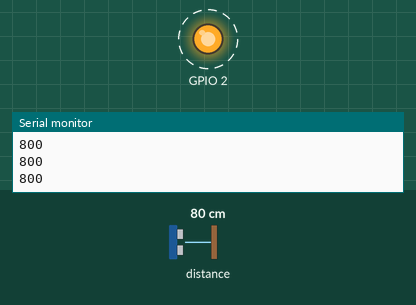
This sketch was run on a simulated ESP32. Parts: output pins drawn as LEDs (lit = HIGH), the last lines printed to the serial monitor. Dashed ring = blinking. The inputs (shaded band) are chosen by the test bench; at power-on: distance to the obstacle 80 cm.

Above: at 1.25 s.
1.3 s: distance to the obstacle set to 96 cm
4.3 s: distance to the obstacle set to 103 cm
At 5.2 s:
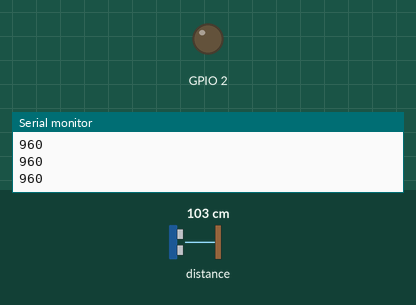
5.8 s: distance to the obstacle set to 2 cm
At 6.11 s:
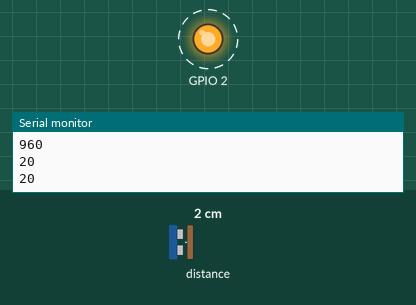
8.8 s: distance to the obstacle set to 120 cm
At 8.8 s:
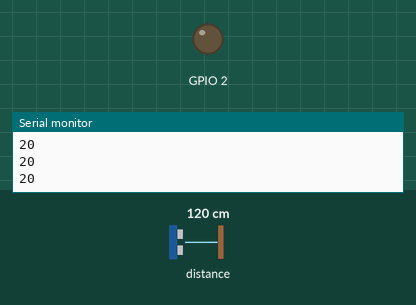
Timing chart, 0 to 11.3 s (numbered marks = the images above; inputs shaded):
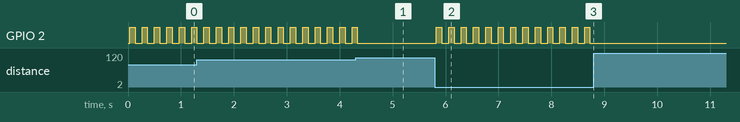

The sketch:

goal.ino
```cpp
#include <WiFi.h>
#include <esp_wifi.h>
#include <esp_now.h>
#include <VL53L0X.h>

#define THR_DISTANCE 1000

VL53L0X distanceSensor;
int vzdialenost;

//MAC addr:
uint8_t dancer_addr[] = {0xA0, 0xDD, 0x6C, 0x0F, 0x79, 0x38};
uint8_t drummer_addr[] = {0xA0, 0xA3, 0xB3, 0xFE, 0xD7, 0xC4};
uint8_t pianist_addr[] = {0x84, 0x0D, 0x8E, 0xE4, 0xB4, 0x58};

typedef struct struct_com
{
  byte value;
} struct_com;

struct_com message;

esp_now_peer_info_t peerInfo;


void setup(){
  //debug purpose
  Serial.begin(115200);
  pinMode(2, OUTPUT);
  digitalWrite(2, LOW);
  //init WiFi & read MAC address
  WiFi.mode(WIFI_STA);
  uint8_t baseMac[6];
  esp_err_t ret = esp_wifi_get_mac(WIFI_IF_STA, baseMac);
  Serial.printf("My MAC address: {0x%02X, 0x%02X, 0x%02X, 0x%02X, 0x%02X, 0x%02X}\n",
                baseMac[0], baseMac[1], baseMac[2],
                baseMac[3], baseMac[4], baseMac[5]);
  //init esp-now
  if (esp_now_init() != ESP_OK)
  {
    Serial.println("Error initializing ESP-NOW");
    return;
  }
  //register peers
  peerInfo.channel = 0;
  peerInfo.encrypt = false;
  //add peers
  memcpy(peerInfo.peer_addr, dancer_addr, 6);
  if(esp_now_add_peer(&peerInfo) != ESP_OK)
  {
    Serial.println("Failed to add peer");
    return;
  }
  memcpy(peerInfo.peer_addr, drummer_addr, 6);
  if(esp_now_add_peer(&peerInfo) != ESP_OK)
  {
    Serial.println("Failed to add peer");
    return;
  }
  memcpy(peerInfo.peer_addr, pianist_addr, 6);
  if(esp_now_add_peer(&peerInfo) != ESP_OK)
  {
    Serial.println("Failed to add peer");
    return;
  }

  //init ToF sensor
  Wire.begin();
  distanceSensor.setTimeout(100);
  if (!distanceSensor.init())
    Serial.println("Failed to detect and initialize sensor VL53L0X !");

  message.value = 0;

}

void loop(){
  vzdialenost = distanceSensor.readRangeSingleMillimeters();
  if(vzdialenost < THR_DISTANCE)
  {
    Serial.println(vzdialenost);
    digitalWrite(2, HIGH);
    message.value = 10;
    esp_now_send(NULL, (uint8_t *) &message, sizeof(message));
    delay(100);
    digitalWrite(2, LOW);
    delay(100);
  }
}
```

Measured:
- the behaviour switches between 99 and 100 cm on distance to the obstacle (found by bisection; images 0 and 1)
- after the input at 4.3 s, GPIO 2: goes on until 4.3 s, then stays LOW
- after the input at 5.8 s, GPIO 2: alternates HIGH for 0.10 s and LOW for 0.13 s, starting at once
- after the input at 8.8 s, GPIO 2: stops changing and stays LOW
- by itself, GPIO 2: alternates HIGH for 0.10 s and LOW for 0.13 s
